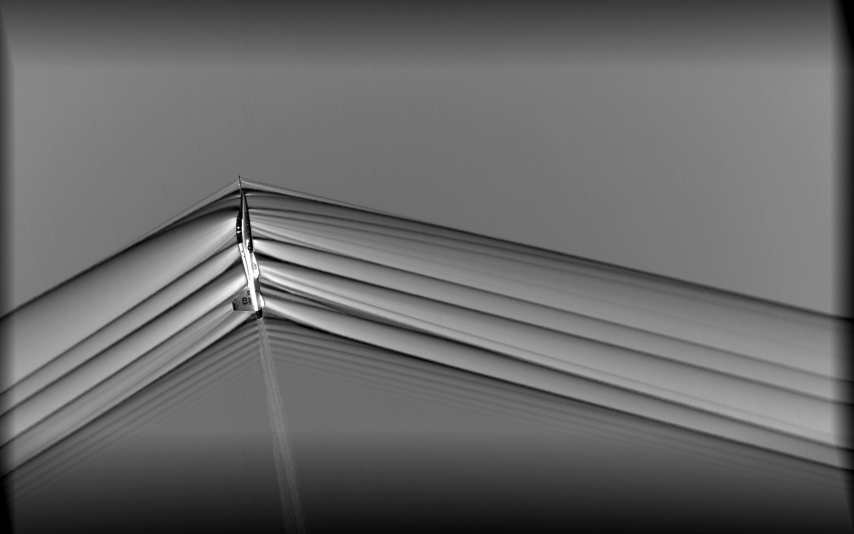
%> input picture Segundo Estrato/Processamento Digital de Imagens/atv09/f3_p3_knife_plane_drop_dy_2-22.jpg, 2560 x 1600 px (shown at 1/3 size)
$ octave atv09_02.m   (GNU Octave 9; MATLAB toolbox functions it lacks are replaced by stand-ins)
%> lines starting %> are read from the running program, lines starting %| are printed output that depends on the picture
%% IF69D - Processamento Digital de Imagens
%   Tarefa 9 - Exerc韈io 02
%   Autores : Eduardo Vanderlei dos Santos Junior
%   Data: 28/04/2021


%Mantra
clear all, close all, clc;

%carrega a imagem
knife = imread('f3_p3_knife_plane_drop_dy_2-22.jpg');
%> knife is the input picture: size 1600x2560 uint8; min 0, max 255, mean 104.3
figure, imshow(knife), title('Original')
%> after `title('Original')`:
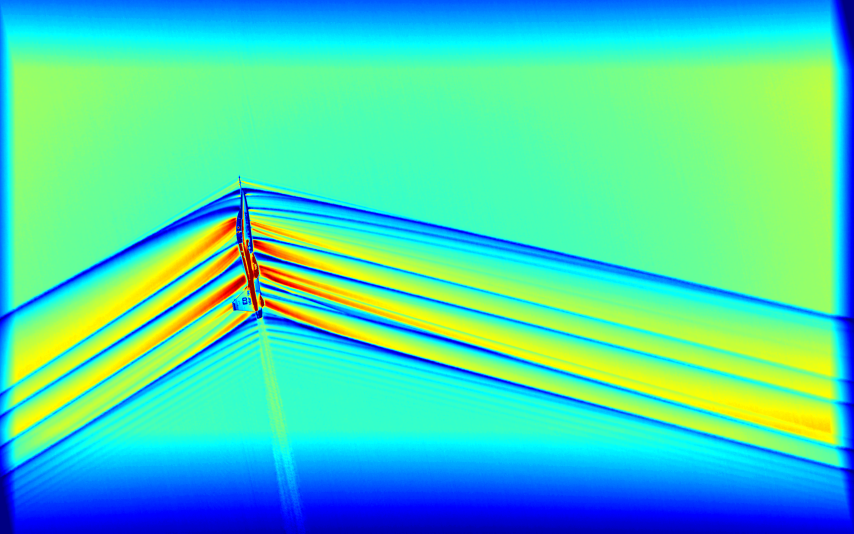
%> displayed picture: size 1600x2560x3, on the screen's scale of 0 to 255 (shown at 1/3 size); mean R, G, B 74.8, 212, 178.1
%Pseudocolorizacao
c1 =colormap(jet(350));
figure, imshow(knife, c1), title('Pseudocoloriza玢o')
%> after `imshow(knife, c1)`:
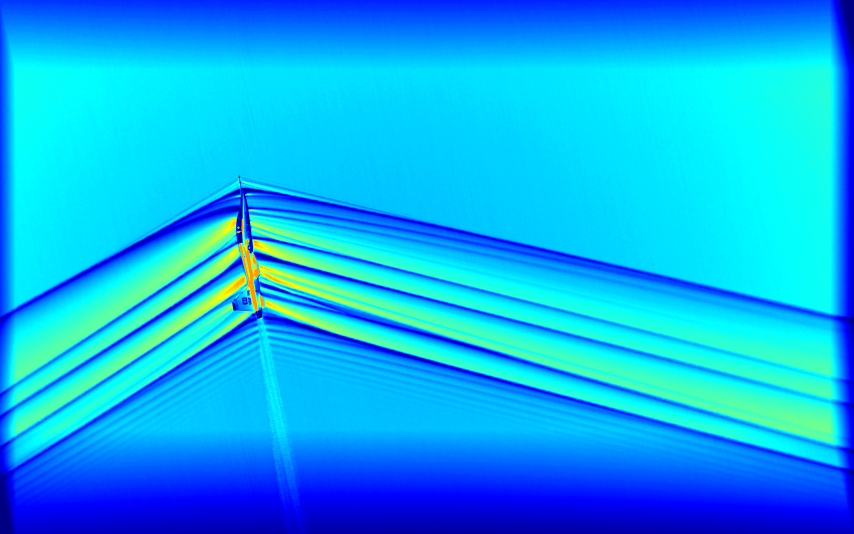
%> displayed picture: size 1600x2560x3, on the screen's scale of 0 to 255 (shown at 1/3 size); mean R, G, B 8.1, 172.7, 243.5
